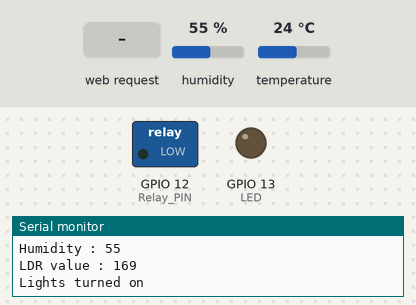
A sketch run on a simulated ESP32. Parts: switched loads named in the sketch (green lamp = pin HIGH), output pins drawn as LEDs (lit = HIGH), the last lines printed to the serial monitor. Inputs (shaded band) come from the test bench; at power-on: humidity 55 %, temperature 24 °C. WiFi joins after 1.5 s; servers stay silent unless stated; random numbers use the default seed unless the sketch sets one; the Firebase database answers and starts empty.

Above: at 2.7 s.
2.8 s: HTTP request GET /LED/on received
At 4.0 s:
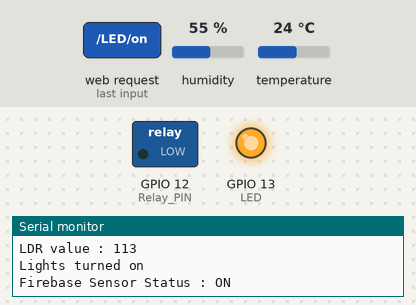
4.8 s: HTTP request GET /Temperature received
6.7 s: HTTP request GET /Humidity received
Timing chart, 0 to 9.7 s (numbered marks = the images above; inputs shaded):
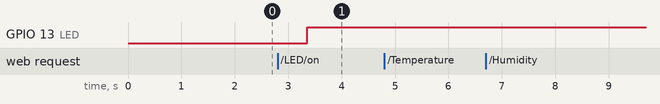

Measured:
- after the input at 2.8 s, GPIO 13 (LED): LOW → HIGH after 0.56 s

The sketch:

ESP32_Webserver___Firebase_Home_Automation_and_Analysis.ino
```cpp
#include <Vector.h>
//#include <Average.h>
#include "WiFi.h"
#include "FirebaseESP32.h"
#include "dht.h"

#define WIFI_SSID "VEDANT"
#define WIFI_PASSWORD "******"

#define FIREBASE_HOST "esptest2-8705c.firebaseio.com"
#define FIREBASE_AUTH "******"

FirebaseData firebaseData;
FirebaseJson json;
dht DHT;
Vector<int>vector;
//Average<int>ave(200);

#define LED_BUILTIN 4
#define DHT11_PIN 2
#define LDR_PIN 15
#define Relay_PIN 12
#define LED 13

int Temperature = 0;
int Humidity = 0;
int temperatureCounter = 0;
int oldTemperatureCounter = 0;
//int ldrCounter = 0;
int testtime;
int testint;
int LDR = 0;
String relayStatus;
int n = 0;
String header;
String LEDstate = "on";
int chk;
int highestTemperature = 0;
int lowestTemperature = 0;
int pTemperature = 0;
int highestHumidity = 0;
int lowestHumidity = 0;
int pHumidity = 0;
int randomNumber;
double aveTemperature = 0;
double aveHumidity = 0;

WiFiServer server(80);

String star = "********************************************************************";

IPAddress local_IP(192, 168, 1, 184);
IPAddress gateway(192, 168, 1, 1);
IPAddress subnet(255, 255, 0, 0);
IPAddress primaryDNS(8, 8, 8, 8);
IPAddress secondaryDNS(8, 8, 4, 4);


void setup() {
  Serial.begin(115200);
  pinMode(LDR_PIN, INPUT);
  pinMode(Relay_PIN, OUTPUT);
  pinMode(LED, OUTPUT);
  digitalWrite(LED, LOW);

  if (!WiFi.config(local_IP, gateway, subnet, primaryDNS, secondaryDNS)) {
    Serial.println("STA Failed to configure");
  }

  WiFi.begin(WIFI_SSID, WIFI_PASSWORD);
  Serial.print("Connecting to WiFi ");
  while (WiFi.status() != WL_CONNECTED)
  {
    Serial.print(".");
    delay(300);
  }
  Serial.println();
  Serial.print("Connected to IP : ");
  Serial.println(WiFi.localIP());
  Serial.println();
  server.begin();
  Serial.println("DHT11 Sensor Activated!");

  Firebase.begin(FIREBASE_HOST, FIREBASE_AUTH);
  Firebase.reconnectWiFi(true);

}

void loop() {
  // put your main code here, to run repeatedly:
  webServer();
  funTemperature();
  funLDR();

  Firebase.setString(firebaseData, "/MyDatabase/Current Light Status", relayStatus);
  manualOverride();
  Firebase.setInt(firebaseData, "/MyDatabase/Current Temperature", Temperature);
  highestTemperature = (pTemperature > Temperature) ? pTemperature : Temperature;
  Firebase.setInt(firebaseData, "/MyDatabase/Highest Temperature", highestTemperature);
  highestHumidity = (pHumidity  > Humidity ) ? pHumidity : Humidity;
  Firebase.setInt(firebaseData, "/MyDatabase/Highest Humidity", highestHumidity);
  oldTemperatureCounter = temperatureCounter;
  temperatureCounter++;
  analysis(temperatureCounter);

  json.set("/Temperature", aveTemperature);
  json.set("/Humidity", aveHumidity);
  json.set("/LDR", LDR);
  Firebase.pushJSON(firebaseData, "/MyDatabase/JSON Storage", json);

  //timing();
}


void seperate(String star) {
  Serial.println(star);
}

void funTemperature() {
  chk = DHT.read11(DHT11_PIN);
  pTemperature = Temperature;
  Temperature = (int)DHT.temperature;
  pHumidity = Humidity;
  Humidity = (int)DHT.humidity;
  Serial.print("Temperature : ");
  Serial.println(Temperature);
  Serial.print("Humidity : ");
  Serial.println(Humidity);
}

void funLDR() {
  //int LDR = analogRead(LDR_PIN);
  //ldrCounter++;
  randomNumber = random(10, 200);
  LDR = randomNumber;
  if (LDR <= 200) {
    digitalWrite(Relay_PIN, LOW);
    relayStatus = "ON";
    Serial.print("LDR value : ");
    Serial.println(LDR);
    Serial.println("Lights turned on");
  } else {
    digitalWrite(Relay_PIN, HIGH);
    relayStatus = "OFF";
    Serial.print("LDR value : ");
    Serial.println(LDR);
    Serial.println("Lights turned off");
  }
}

int analysis(int temperatureCounter) {
  if (temperatureCounter == (oldTemperatureCounter + 1)) {

    /*
      average analysis
      file

    */
    vector.PushBack(temperatureCounter);
  }
  Serial.print("Data Entries : ");
  Serial.println(vector.Size());
  Serial.println(star);
  //  return;
}

void manualOverride() {
  if (Firebase.getString(firebaseData, "/MyDatabase/Current Light Status")) {

    if (firebaseData.dataType() == "string") {
      //  Serial.println("Datatype Matched");
      //   Serial.print("Firebase Data : ");
      //  Serial.println(firebaseData.stringData());

      if (relayStatus.equalsIgnoreCase("ON")) {
        digitalWrite(Relay_PIN, LOW);
        Serial.print("Firebase Sensor Status : ");
        Serial.println(firebaseData.stringData());
      } else
      {
        if (relayStatus.equalsIgnoreCase("OFF")) {
          digitalWrite(Relay_PIN, HIGH);
          Serial.print("Firebase Sensor Status : ");
          Serial.println(firebaseData.stringData());
        }
      }
    }
    else {
      Serial.println("Datatype did not Match");
      Serial.println(firebaseData.errorReason());
    }
  }
}

void timing() {
  if (Firebase.setTimestamp(firebaseData, "/MyDatabase/setTime")) {
    testtime = Firebase.getInt(firebaseData, "/MyDatabase/setTime");
  }
  Serial.print("testtime : ");
  Serial.println(testtime);
}


void webServer() {
  WiFiClient client = server.available();
  if (client) {
    Serial.println("New Client.");
    String currentLine = "";
    while (client.connected()) {
      if (client.available()) {
        char c = client.read();
        Serial.write(c);
        header += c;
        if (c == '\n') {

          if (currentLine.length() == 0) {

            client.println("HTTP/1.1 200 OK");
            client.println("Content-type:text/html");
            client.println("Connection: close");
            client.println();

            if (header.indexOf("GET /LED/on") >= 0) {
              Serial.println("GPIO LED on");
              LEDstate = "on";
              digitalWrite(LED, HIGH);
            } else if (header.indexOf("GET /LED/off") >= 0) {
              Serial.println("GPIO LED off");
              LEDstate = "off";
              digitalWrite(LED, LOW);
            }

            client.println("<!DOCTYPE html><html>");
            client.println("<head><meta name=\"viewport\" content=\"width=device-width, initial-scale=1\">");
            client.println("<link rel=\"icon\" href=\"data:,\">");

            client.println("<style>html { font-family: Helvetica; display: inline-block; margin: 0px auto; text-align: center;}");
            client.println(".button { background-color: #4CAF50; border: none; color: white; padding: 16px 40px;");
            client.println("text-decoration: none; font-size: 30px; margin: 2px; cursor: pointer;}");
            client.println(".button2 {background-color: #555555;}</style></head>");

            client.println("<body><h1>ESP32 Web Server</h1>");

            client.println("<p>LED - State " + LEDstate + "</p>");

            if (LEDstate == "off") {
              client.println("<p><a href=\"/LED/on\"><button class=\"button\">ON</button></a></p>");
            } else {
              client.println("<p><a href=\"/LED/off\"><button class=\"button button2\">OFF</button></a></p>");
            }

            client.println("</body></html>");
            client.println();

            break;
          } else {
            currentLine = "";
          }
        } else if (c != '\r') {
          currentLine += c;
        }
      }
    }

    header = "";
    client.stop();
    Serial.println("Client disconnected.");
    Serial.println("");
  }
}
```
